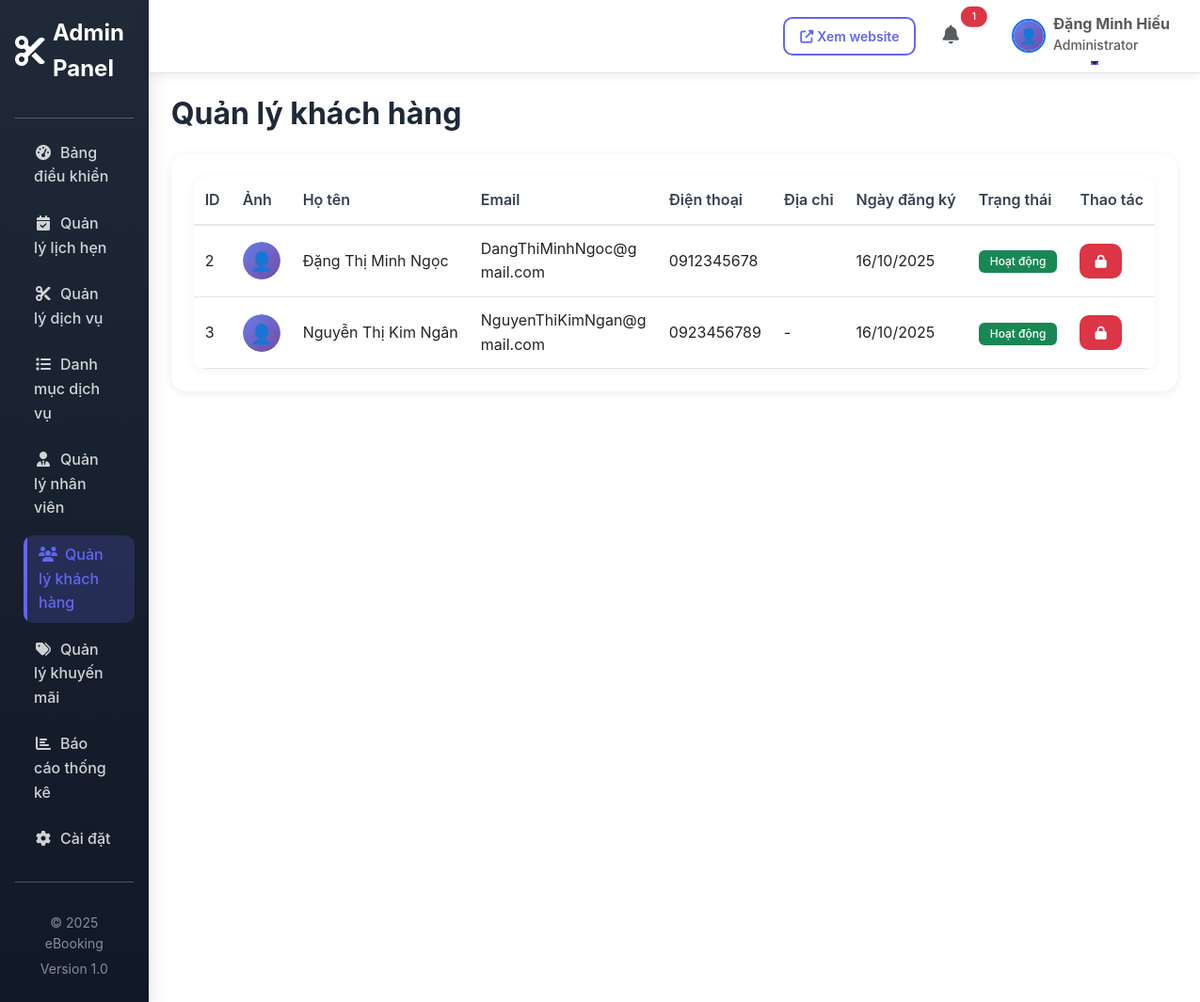
The page /admin/customers.php (signed in) on the database its author committed.
### tables this page shows
CREATE TABLE `users` (
  `user_id` int(11) NOT NULL,
  `username` varchar(50) NOT NULL,
  `email` varchar(100) NOT NULL,
  `password` varchar(255) NOT NULL,
  `full_name` varchar(100) NOT NULL,
  `phone` varchar(20) DEFAULT NULL,
  `address` text DEFAULT NULL,
  `role` enum('admin','customer','staff') DEFAULT 'customer',
  `avatar` varchar(255) DEFAULT NULL,
  `status` enum('active','inactive','blocked') DEFAULT 'active',
  `created_at` timestamp NOT NULL DEFAULT current_timestamp(),
  `updated_at` timestamp NOT NULL DEFAULT current_timestamp() ON UPDATE current_timestamp()
);

### models/User.php (called while the page is built, shortened)
<?php
class User {
    private $conn;
    private $table = 'users';
    public function __construct($db) {
        $this->conn = $db;
    }
    public function getAllUsers($role = null, $status = null, $limit = null, $offset = 0) {
        $query = "SELECT * FROM " . $this->table . " WHERE 1=1";
        if ($role) {
            $query .= " AND role = :role";
        }
        $query .= " ORDER BY created_at DESC";
        $stmt = $this->conn->prepare($query);
        if ($role) {
            $stmt->bindParam(':role', $role);
        }
        $stmt->execute();
        return $stmt->fetchAll(PDO::FETCH_ASSOC);
    }
}
?>

### config/functions.php (called while the page is built, shortened)
<?php
function formatDate($date, $format = 'd/m/Y') {
    return date($format, strtotime($date));
}
function getAvatarUrl($avatar) {
    return BASE_URL . '/assets/images/default-avatar.svg';
}
?>

### admin/customers.php (the view, shortened to what this page needs)
<?php
require_once '../models/User.php';
$database = new Database();
$db = $database->getConnection();
$userModel = new User($db);
$customers = $userModel->getAllUsers('customer', null);
?>
<!DOCTYPE html>
<html lang="vi">
<head>
    <link href="https://cdn.jsdelivr.net/npm/bootstrap@5.3.0/dist/css/bootstrap.min.css" rel="stylesheet">
    <link rel="stylesheet" href="https://cdnjs.cloudflare.com/ajax/libs/font-awesome/6.4.0/css/all.min.css">
    <link rel="stylesheet" href="<?php echo BASE_URL; ?>/assets/css/style.css">
</head>
<body>
    <div class="d-flex">
        <?php include 'includes/sidebar.php'; ?>
        <div class="flex-grow-1">
            <?php include 'includes/navbar.php'; ?>
            <div class="container-fluid p-4">
                <div class="d-flex justify-content-between align-items-center mb-4">
                    <h2 class="fw-bold mb-0">Quản lý khách hàng</h2>
                </div>
                <div class="card border-0 shadow-sm">
                    <div class="card-body">
                        <div class="table-responsive">
                            <table class="table table-hover">
                                <thead>
                                    <tr>
                                        <th>ID</th>
                                        <th>Ảnh</th>
                                        <th>Họ tên</th>
                                        <th>Email</th>
                                        <th>Điện thoại</th>
                                        <th>Địa chỉ</th>
                                        <th>Ngày đăng ký</th>
                                        <th>Trạng thái</th>
                                        <th>Thao tác</th>
                                    </tr>
                                </thead>
                                <tbody>
                                    <?php foreach ($customers as $customer): ?>
                                    <tr>
                                        <td><?php echo $customer['user_id']; ?></td>
                                        <td>
                                            <img src="<?php echo getAvatarUrl($customer['avatar']); ?>" alt="" width="40" height="40" class="rounded-circle">
                                        </td>
                                        <td><?php echo htmlspecialchars($customer['full_name']); ?></td>
                                        <td><?php echo htmlspecialchars($customer['email']); ?></td>
                                        <td><?php echo htmlspecialchars($customer['phone']); ?></td>
                                        <td><?php echo htmlspecialchars($customer['address'] ?? '-'); ?></td>
                                        <td><?php echo formatDate($customer['created_at']); ?></td>
                                        <td>
                                            <span class="badge bg-<?php echo $customer['status'] == 'active' ? 'success' : 'secondary'; ?>">
                                                <?php echo $customer['status'] == 'active' ? 'Hoạt động' : 'Khóa'; ?>
                                            </span>
                                        </td>
                                        <td>
                                            <form method="POST" style="display:inline;" onsubmit="return confirm('Xác nhận thay đổi trạng thái tài khoản?')">
                                                <?php if ($customer['status'] == 'active'): ?>
                                                    <button type="submit" name="toggle_status" class="btn btn-sm btn-danger" title="Khóa tài khoản">
                                                        <i class="fas fa-lock"></i>
                                                    </button>
                                                <?php else: ?>
                                                    <button type="submit" name="toggle_status" class="btn btn-sm btn-success" title="Mở khóa">
                                                        <i class="fas fa-unlock"></i>
                                                    </button>
                                                <?php endif; ?>
                                            </form>
                                        </td>
                                    </tr>
                                    <?php endforeach; ?>
                                </tbody>
                            </table>
                        </div>
                    </div>
                </div>
            </div>
        </div>
    </div>
</body>
</html>

### assets/css/style.css (style rules this page uses)
:root { --primary-color: #6366f1; --primary-dark: #4f46e5; --primary-light: #818cf8; --secondary-color: #8b5cf6; --success-color: #10b981; --danger-color: #ef4444; --warning-color: #f59e0b; --info-color: #3b82f6; --dark-color: #1f2937; --light-color: #f3f4f6; --gradient-primary: linear-gradient(135deg, #667eea 0%, #764ba2 100%); --gradient-secondary: linear-gradient(135deg, #f093fb 0%, #f5576c 100%); --shadow-sm: 0 2px 10px rgba(0, 0, 0, 0.08); --shadow-md: 0 5px 20px rgba(0, 0, 0, 0.1); --shadow-lg: 0 10px 40px rgba(0, 0, 0, 0.15); --shadow-xl: 0 20px 60px rgba(0, 0, 0, 0.2); --transition: all 0.3s cubic-bezier(0.4, 0, 0.2, 1); }
* { margin: 0; padding: 0; box-sizing: border-box; }
body { font-family: 'Inter', -apple-system, BlinkMacSystemFont, 'Segoe UI', Roboto, 'Helvetica Neue', Arial, sans-serif; color: #374151; line-height: 1.6; font-size: 16px; -webkit-font-smoothing: antialiased; -moz-osx-font-smoothing: grayscale; overflow-x: hidden; }
h1, h2, h3, h4, h5, h6 { font-weight: 700; line-height: 1.2; margin-bottom: 1rem; color: #1f2937; }
.btn { font-weight: 600; padding: 12px 28px; border-radius: 10px; transition: var(--transition); border: none; position: relative; overflow: hidden; }
.btn::before { content: ''; position: absolute; top: 50%; left: 50%; width: 0; height: 0; border-radius: 50%; background: rgba(255, 255, 255, 0.3); transform: translate(-50%, -50%); transition: width 0.6s, height 0.6s; }
.btn-sm { padding: 8px 16px; font-size: 0.875rem; }
.shadow-sm { box-shadow: 0 2px 10px rgba(0, 0, 0, 0.08) !important; }
.card { border-radius: 16px; border: 1px solid #f3f4f6; transition: var(--transition); overflow: hidden; }
.card-body { padding: 24px; }
.badge { padding: 6px 12px; font-weight: 500; border-radius: 6px; }
.table-responsive { overflow-x: auto; -webkit-overflow-scrolling: touch; position: relative; border-radius: 10px; box-shadow: 0 2px 10px rgba(0, 0, 0, 0.05); }
.table { display: table !important; width: 100%; border-collapse: collapse; margin-bottom: 0 !important; position: relative; z-index: 1; border-radius: 10px; overflow: hidden; }
.table thead { background-color: var(--light-color); }
.table thead th { font-weight: 600; color: #374151; border-bottom: 2px solid #e5e7eb; padding: 12px; white-space: nowrap; }
.table tbody td { vertical-align: middle; padding: 12px; }
.table thead { display: table-header-group !important; }
.table tbody { display: table-row-group !important; }
.table tbody tr { display: table-row !important; background: white; border-bottom: 1px solid #e5e7eb; }
.table tbody td { display: table-cell !important; vertical-align: middle; padding: 12px; border: none; }
.table-responsive .table tbody tr::before, .table-responsive .table tbody tr::after, .table-responsive .table tbody td::before, .table-responsive .table tbody td::after { display: none !important; content: none !important; visibility: hidden !important; }
.table-responsive .table tbody td { white-space: nowrap; }
.table-responsive .table tbody td:nth-child(2), .table-responsive .table tbody td:nth-child(4) { white-space: normal; max-width: 200px; }

### rows shown on the page
users: user_id "2", full_name "Đặng Thị Minh Ngọc", email "DangThiMinhNgoc@gmail.com", phone "0912345678", created_at "16/10/2025", status "Hoạt động"
users: user_id "3", full_name "Nguyễn Thị Kim Ngân", email "NguyenThiKimNgan@gmail.com", phone "0923456789", address "-", created_at "16/10/2025", status "Hoạt động"

### other values the page prints
SITE_NAME "eBooking"
$pending_count "1"
$_SESSION['full_name'] "Đặng Minh Hiếu"
